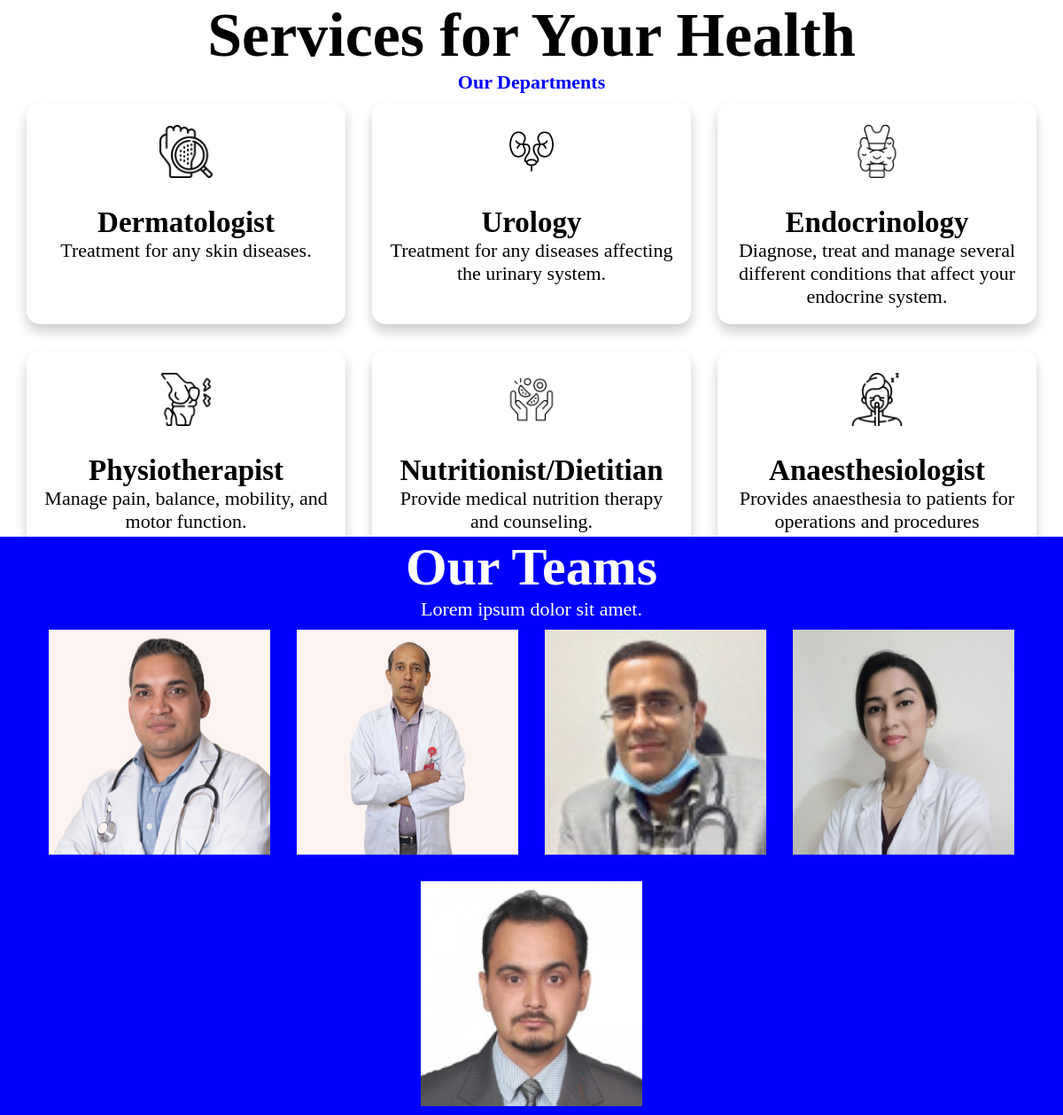
Page /admin/display.php on the committed database.
### tables this page shows
CREATE TABLE `specialities` (
  `id` int(11) NOT NULL,
  `title` varchar(60) NOT NULL,
  `description` text NOT NULL,
  `image_name` varchar(60) NOT NULL,
  `image_path` varchar(255) NOT NULL,
  `created_at` timestamp NULL DEFAULT current_timestamp()
);

CREATE TABLE `doctor` (
  `id` int(11) NOT NULL,
  `fname` varchar(60) NOT NULL,
  `latitude` decimal(10,8) NOT NULL,
  `longitude` decimal(11,8) NOT NULL,
  `email` varchar(60) NOT NULL,
  `password` varchar(60) NOT NULL,
  `phone` varchar(60) NOT NULL,
  `address` varchar(255) NOT NULL,
  `image_name` varchar(255) NOT NULL,
  `image_path` varchar(255) NOT NULL,
  `sid` int(11) DEFAULT NULL,
  `created_at` timestamp NULL DEFAULT current_timestamp()
);

### admin/display.php (the view, shortened to what this page needs)
<?php
     $servername = "localhost";
     $username = "root";
     $password = "";
     $database = "das";
     $conn = mysqli_connect($servername, $username, $password, $database);
?>
<!DOCTYPE html>
<html lang="en">
<head>
    <link rel="stylesheet" href="../assets/style.css">
</head>
<body>
    <section id="services">
        <div class="description">
            <h1>Services for Your Health</h1>
            <h4 style="color: blue;">Our Departments</h4>
        </div>
        <div class="service-card">
            <?php
                $sql = "SELECT * FROM specialities";
                $result = $conn->query($sql);
                while ($row = mysqli_fetch_assoc($result)) {
                    $image_path = $row['image_path'];
                    $title = $row['title'];
                    $description = $row['description'];
            ?>
            <div class="service-card-inner">
                <img src="<?php echo $image_path ?>" alt="$image_name"><br><br>
                <h1><?php echo "$title"; ?></h1>
                <p><?php echo "$description"; ?></p>
            </div>
            <?php
                }
            ?>
        </div>
    </section>
    <section class="team">
        <h1>Our Teams</h1>
        <p>Lorem ipsum dolor sit amet.</p>
        <div class="flip-container">
            <?php
                $dosql = "SELECT * FROM doctor";
                $doresult = $conn->query($dosql);
                while ($row = mysqli_fetch_assoc($doresult)) {
                    $image_path = $row['image_path'];
                    $fname = $row['fname'];
                    $sid = $row['sid'];
            ?>
            <div class="flip-card">
                <div class="flip-card-inner">
                    <div class="flip-card-front">
                        <img src="<?php echo $image_path ?>" alt="$image_name">
                    </div>
                    <div class="flip-card-back">
                        <p class="title"><?php echo "$fname"; ?></p>
                        <p><?php echo "$sid"; ?></p>
                    </div>
                </div>
            </div>
            <?php
                }
            ?>
        </div>
    </section>
</body>
</html>

### assets/style.css (style rules this page uses)
* { margin: 0; padding: 0; box-sizing: border-box; }
body { font-size: 22px; }
#services { display: flex; flex-wrap: wrap; text-align: center; align-items: center; justify-content: center; }
#services .description>h1 { font-family:Cambria, Cochin, Georgia, Times, 'Times New Roman', serif; font-size: 70px; font-weight: 900; }
#services .service-card { height: 500px; width: 1800px; gap: 10px; display: flex; flex-wrap: wrap; justify-content: center; overflow: scroll; }
#services .service-card-inner { margin: 10px; padding: 15px; border-radius: 15px; display: inline-block; height: 250px; width: 30%; overflow-x: hidden; overflow-y: hidden; box-shadow: 0 8px 14px 0 rgba(0,0,0,0.2); }
#services .service-card { -ms-overflow-style: none; scrollbar-width: none; }
#services .service-card-inner>img { width: 60px; height: 60px; margin-top: 10px; }
.team { color: rgb(255, 255, 255); background-color: blue; text-align: center; justify-content: center; }
.team>h1 { font-family:Cambria, Cochin, Georgia, Times, 'Times New Roman', serif; font-size: 60px; }
.flip-container { display: flex; padding: 10px; flex-wrap: wrap; text-align: center; align-items: center; justify-content: center; gap: 30px; }
.flip-card { background-color: transparent; width: 250px; height: 254px; perspective: 1000px; font-family: sans-serif; }
.flip-card-inner { position: relative; width: 100%; height: 100%; text-align: center; transition: transform 0.55s; transform-style: preserve-3d; }
.flip-card-inner img { width: 250px; height: 254px; }
.flip-card-front, .flip-card-back { position: absolute; display: flex; flex-direction: column; justify-content: center; width: 100%; height: 100%; -webkit-backface-visibility: hidden; backface-visibility: hidden; }
.flip-card-back { color: rgb(0, 0, 0); background-color: #ffffff; transform: rotateY(180deg); }
.flip-card-back .title { font-weight: 900; }
.flip-card-back p { font-size: 18px; }

### rows in the picture
specialities: image_path (picture), title "Dermatologist", description "Treatment for any skin diseases."
specialities: image_path (picture), title "Urology", description "Treatment for any diseases affecting the urinary system."
specialities: image_path (picture), title "Endocrinology", description "Diagnose, treat and manage several different conditions that affect your endocrine system."
specialities: image_path (picture), title "Physiotherapist", description "Manage pain, balance, mobility, and motor function."
specialities: image_path (picture), title "Nutritionist/Dietitian", description "Provide medical nutrition therapy and counseling."
specialities: image_path (picture), title "Anaesthesiologist", description "Provides anaesthesia to patients for operations and procedures"
doctor: image_path (picture)
doctor: image_path (picture)
doctor: image_path (picture)
doctor: image_path (picture)
doctor: image_path (picture)
